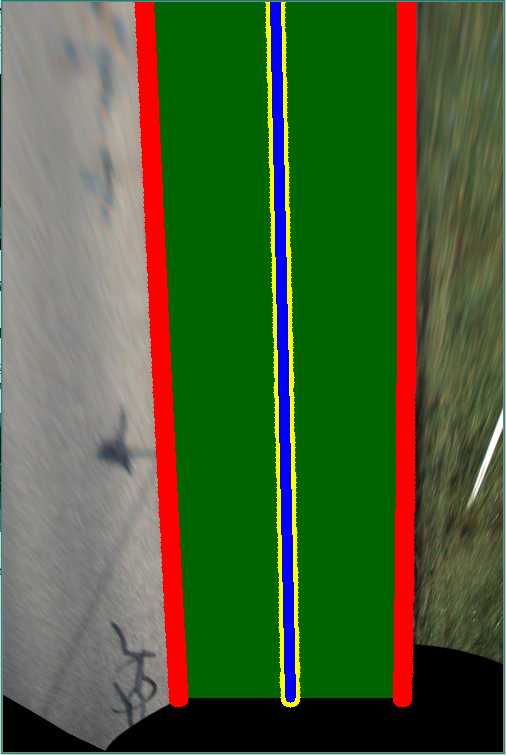
#> input picture report/images/Center.PNG, 506 x 755 px, given in place of NightDrive-2689.mp4, which was not available
$ python problem1.py
#> lines starting #> are read from the running program, lines starting #| are printed output that depends on the picture; pictures that were not available may be replaced by others from this repository, and a replacement may not be noted
### helpers.py
import numpy as np
import cv2 as cv2

lastOrientation = "BR"
size = 200
# make an array of the corner positions of a 200x200 square
perspective = np.array([[0, 0], [size - 1, 0],
                        [size - 1, size - 1], [0, size - 1]])


# Compute homography using supplemtary homography method provided by the Professor
# this is a custom function used in place of cv2.findHomography
# [65 lines left out: functions get_homograph, warp, ransac, not called in this run]


#This class exists to handle all processing related to a specific video frame
class frame:
    number = 0

    def __init__(self):
        self.number = 0

    # [18 lines left out: function get_isolated_channels, not called in this run]

    def increment_frame(self):
        """Advances the frame number by one. Returns the updated value."""
        self.number += 1
        return self.number

    def adjust_gamma(self, gamma=1.0):
        # build a lookup table mapping the pixel values [0, 255] to
        # their adjusted gamma values
        invGamma = 1.0 / gamma
        table = np.array([((i / 255.0) ** invGamma) * 255
                          for i in np.arange(0, 256)]).astype("uint8")

        # apply gamma correction using the lookup table
        return cv2.LUT(self.image, table), table

    # [47 lines left out: functions lowpass, equalizeBins, equalizeRange, not called in this run]

    def resize(self, scale):
        """Scales the image using open cv resize function based on the scale parameter.
        To scale down the scale parameter should be less than 1."""
        self.image = cv2.resize(self.image, (0, 0), fx=scale, fy=scale)

    def smooth(self,kernalSize=5):
        """Executes a GaussianBlur filter using a kernal size provided. It should be and odd number"""
        self.image = cv2.GaussianBlur(self.image,(kernalSize,kernalSize),0)

### problem1.py
# Project 2 for 673

import numpy as np
import cv2 as cv
import helpers
from matplotlib import pyplot as plt

video=cv.VideoCapture('./Videos/NightDrive-2689.mp4')

# ask user to select playback style
print("How would you like video to play?")
playback = int(input("0 - hit a key to advance each frame\n1 - the next frame is automatically processed after the previous: "))
#> the answer given: 1
if playback not in [0,1]:
    print("Unknown value,", playback)
    exit(0)
elif playback == 1:
    playback=20

frame = helpers.frame()
gamma = helpers.frame()
hist = helpers.frame()
while video.isOpened():
    # increment the frame number and print it
    print("Frame:",frame.increment_frame())

    # current frame is taken in, grabbed returns true or false if frame is grabbed
    (grabbed, frame.image) = video.read()
#> frame.image is the input picture: shape (755, 506, 3); mean B, G, R 54.3, 96.2, 75.6
    # if we tried to grab a frame but the video ended, break the loop
    if grabbed == False:
        break

    frame.resize(0.3)
#> in resize, `self.image = cv2.resize(self.image, (0, 0), fx=scale, fy=scale)`:
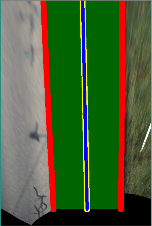
#> self.image: shape (226, 152, 3); mean B, G, R 54.1, 95.9, 75.1
    cv.imshow("rezied src", frame.image)
    gamma.image = frame.image.copy()
    hist.image = frame.image.copy()

    gamma.image, table = gamma.adjust_gamma(2.0)
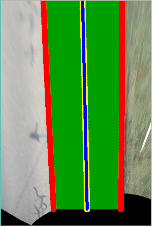
#> gamma.image: shape (226, 152, 3); mean of channels 0, 1, 2 78.7, 142.1, 99.5; drawn as B, G, R
#> table = 256 values from 0 to 255
    # frame.smooth(3)

    cv.imshow("gamma",gamma.image)

    hist.image = cv.equalizeHist(cv.cvtColor(hist.image,cv.COLOR_BGR2GRAY))
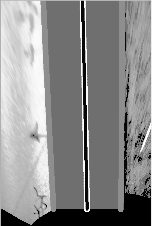
#> hist.image: shape (226, 152); min 0, max 255, mean 138.9
    cv.imshow("Histogram Equalization", hist.image)

    key = cv.waitKey(playback) & 0xFF
#> (key q is pressed here)
    if key == 27 or key == ord("q"):
        break

video.release()
cv.destroyAllWindows()

$ run again, on report/images/Turning.PNG
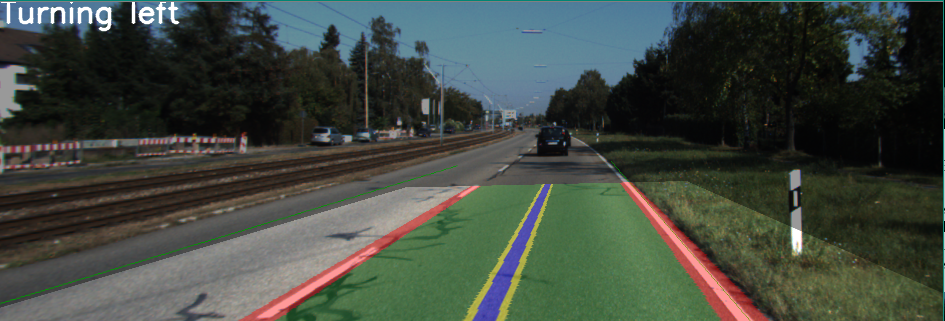
#> input picture report/images/Turning.PNG, 945 x 321 px, given in place of NightDrive-2689.mp4, which was not available
#> frame.image is the input picture: shape (321, 945, 3); mean B, G, R 64, 72.4, 64.7
#> `gamma.image, table = gamma.adjust_gamma(2.0)`:
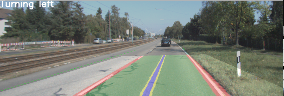
#> gamma.image: shape (96, 284, 3); mean of channels 0, 1, 2 117, 126.4, 119.8; drawn as B, G, R
#> table = 256 values from 0 to 255
#> `hist.image = cv.equalizeHist(cv.cvtColor(hist.image,cv.COLOR_BGR2GRAY))`:
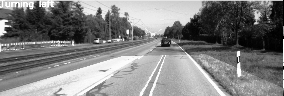
#> hist.image: shape (96, 284); min 0, max 255, mean 128.4
